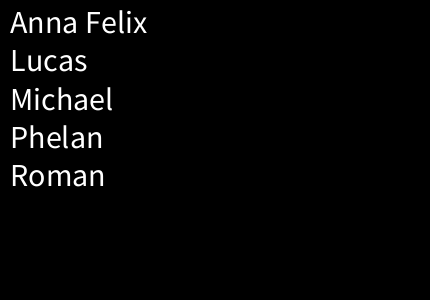
Frame 1 (no input)
Frame 60 (the mouse pressed at the canvas centre just before this capture): identical to frame 1, image omitted
Frame 120 (the mouse held since frame 60 and released just before this capture): identical to frame 1, image omitted

The Processing sketch that drew this single still picture (run headless with seeded random() and noise(); from frame 60 on, the mouse is pressed at the canvas centre):

// Processing sketch: processing_123505
// ── processing_123505.pde

String [] Job = new String[8];
String [] words = new String[0]; // empty 0 len array for words
String n = "Anna Felix Lucas Michael Phelan Roman";

void setup() {

  size(430, 300); 
  background(0);
  fill(255);
  textSize(32);
  //fill(255);
  text(n, 10, 10, 150, 350);  // Text wraps within text box
/* 
  Job[0]="Küche Klolinks Klorechts Saugen Ofen Kühlschrank Wohnzimmer Badezimmer"; 

   */
   Job[1]="Badezimmer"; 
   Job[2]="Klolinks"; 
   Job[3]="Klorechts"; 
   Job[4]="Saugen"; 
   Job[5]="Ofen"; 
   Job[6]="Kühlschrank"; 
   Job[7]="Wohnzimmer"; 
}

void draw() {

}

void mousePressed() {
  String newJob=""; // empty string for new peom
  // choose some random length and loop that many times
  for (int i=0;i<int(random(6,6));i++) {
    // add new word to string with a space imbetween - pick at random from array
    newJob += Job[int(random(Job.length))] + "    ";
  }
  text(newJob, 180, 10, 220, 390);
}
